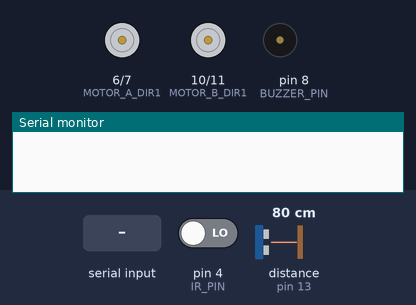
Bench run of a sketch on a simulated Arduino Uno, built with avr-gcc and run on an emulated ATmega328P. Parts: motor-driver pin pairs drawn as motors (green arrow = first pin HIGH = forward, orange = second pin HIGH = backward, longer = more drive, scaled by the enable pin), buzzer (waves = sounding), the last lines printed to the serial monitor. The inputs (shaded band) are chosen by the test bench; at power-on: pin 4 (IR_PIN) LOW, distance to the obstacle (sensor on pin 13) 80 cm. The echo pulse lasts 58.3 µs per cm.

Above: at 1.2 s.
1.3 s: "l\n" received over the second serial link
At 2.7 s:
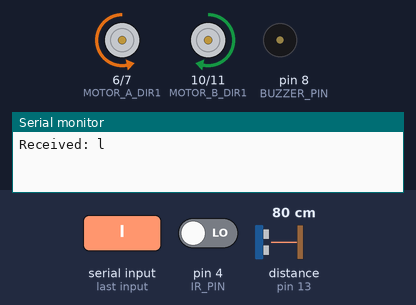
3.8 s: "R\n" received over the second serial link
At 5.2 s:
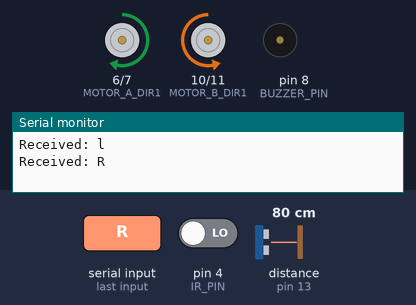
6.3 s: "S\n" received over the second serial link
At 8.5 s:
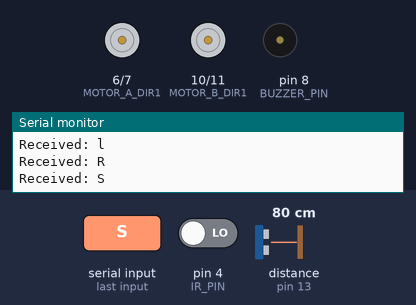
8.8 s: "F\n" received over the second serial link
At 9.99 s:
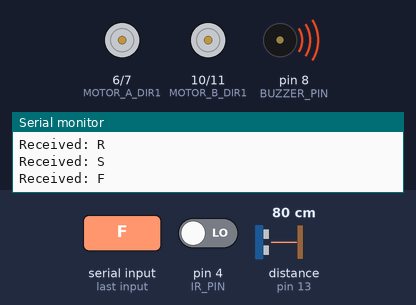
11.6 s: "B\n" received over the second serial link
At 13.1 s:
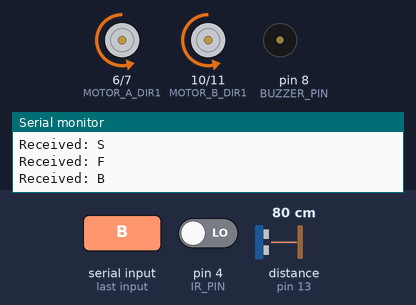
14.1 s: "s\n" received over the second serial link
At 16.0 s:
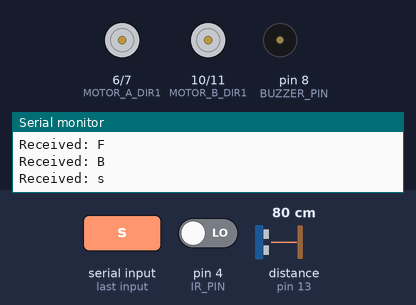
Timing chart, 0 to 17.5 s (numbered marks = the images above; inputs shaded):
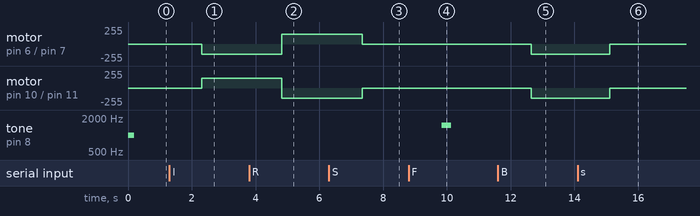

The sketch:

9_bluetooth_robot.ino
```cpp
#include <SoftwareSerial.h>
SoftwareSerial bluetooth(2, 3);

// L298N pins
const int MOTOR_A_SPEED = 5;
const int MOTOR_A_DIR1 = 6;
const int MOTOR_A_DIR2 = 7;
const int MOTOR_B_SPEED = 9;
const int MOTOR_B_DIR1 = 10;
const int MOTOR_B_DIR2 = 11;

// Sensors
const int TRIG_PIN = 12;
const int ECHO_PIN = 13;
const int IR_PIN = 4;
const int BUZZER_PIN = 8;

// Control variables
int currentSpeed = 150;
String currentAction = "Stopped";
bool obstacleAvoidance = true;

float getUltrasonicDistance() {
    digitalWrite(TRIG_PIN, LOW);
    delayMicroseconds(2);
    digitalWrite(TRIG_PIN, HIGH);
    delayMicroseconds(10);
    digitalWrite(TRIG_PIN, LOW);
    long duration = pulseIn(ECHO_PIN, HIGH, 30000);
    return duration ? (duration * 0.034) / 2 : 999;
}

bool detectObstacle() {
    float distance = getUltrasonicDistance();
    bool irBlock = !digitalRead(IR_PIN);
    return (distance < 20 || irBlock);
}

void checkObstacles() {
    if (detectObstacle()) {
        stopMotors();
        bluetooth.println("Auto-stop: Obstacle detected!");
        tone(BUZZER_PIN, 2000, 200);
    }
}

void moveForward() {
    currentAction = "Forward";
    analogWrite(MOTOR_A_SPEED, currentSpeed);
    analogWrite(MOTOR_B_SPEED, currentSpeed);
    digitalWrite(MOTOR_A_DIR1, HIGH);
    digitalWrite(MOTOR_A_DIR2, LOW);
    digitalWrite(MOTOR_B_DIR1, HIGH);
    digitalWrite(MOTOR_B_DIR2, LOW);
}

void moveBackward() {
    currentAction = "Backward";
    analogWrite(MOTOR_A_SPEED, currentSpeed);
    analogWrite(MOTOR_B_SPEED, currentSpeed);
    digitalWrite(MOTOR_A_DIR1, LOW);
    digitalWrite(MOTOR_A_DIR2, HIGH);
    digitalWrite(MOTOR_B_DIR1, LOW);
    digitalWrite(MOTOR_B_DIR2, HIGH);
}

void turnLeft() {
    currentAction = "Left Turn";
    analogWrite(MOTOR_A_SPEED, currentSpeed);
    analogWrite(MOTOR_B_SPEED, currentSpeed);
    digitalWrite(MOTOR_A_DIR1, LOW);
    digitalWrite(MOTOR_A_DIR2, HIGH);
    digitalWrite(MOTOR_B_DIR1, HIGH);
    digitalWrite(MOTOR_B_DIR2, LOW);
}

void turnRight() {
    currentAction = "Right Turn";
    analogWrite(MOTOR_A_SPEED, currentSpeed);
    analogWrite(MOTOR_B_SPEED, currentSpeed);
    digitalWrite(MOTOR_A_DIR1, HIGH);
    digitalWrite(MOTOR_A_DIR2, LOW);
    digitalWrite(MOTOR_B_DIR1, LOW);
    digitalWrite(MOTOR_B_DIR2, HIGH);
}

void stopMotors() {
    currentAction = "Stopped";
    analogWrite(MOTOR_A_SPEED, 0);
    analogWrite(MOTOR_B_SPEED, 0);
}

void setSpeed(int newSpeed) {
    if (newSpeed >= 50 && newSpeed <= 255) {
        currentSpeed = newSpeed;
        bluetooth.print("Speed set to: ");
        bluetooth.println(currentSpeed);
        if (currentSpeed < 100) {
            bluetooth.println("Slow mode");
        } else if (currentSpeed < 180) {
            bluetooth.println("Normal speed");
        } else {
            bluetooth.println("High speed");
        }
    } else {
        bluetooth.println("Invalid speed! Use 50-255");
    }
}

void sendStatus() {
    bluetooth.println("=== ROBOT STATUS ===");
    bluetooth.print("Speed: ");
    bluetooth.print(currentSpeed);
    bluetooth.println("/255");
    bluetooth.print("Action: ");
    bluetooth.println(currentAction);
    bluetooth.print("Safety: ");
    bluetooth.println(obstacleAvoidance ? "ON" : "OFF");
    bluetooth.print("Front distance: ");
    bluetooth.print(getUltrasonicDistance());
    bluetooth.println(" cm");
    bluetooth.print("Uptime: ");
    bluetooth.print(millis() / 1000);
    bluetooth.println(" s");
}

void processCommand(String cmd) {
    Serial.print("Received: ");
    Serial.println(cmd);
    if (cmd.length() == 1) {
        char c = cmd.charAt(0);
        switch(c) {
            case 'F': case 'f':
                if (obstacleAvoidance && detectObstacle()) {
                    bluetooth.println("Path blocked! Cannot move forward.");
                    tone(BUZZER_PIN, 1500, 300);
                } else {
                    moveForward();
                    bluetooth.println("Moving Forward");
                }
                break;
            case 'B': case 'b':
                moveBackward();
                bluetooth.println("Moving Backward");
                break;
            case 'L': case 'l':
                turnLeft();
                bluetooth.println("Turning Left");
                break;
            case 'R': case 'r':
                turnRight();
                bluetooth.println("Turning Right");
                break;
            case 'S': case 's':
                stopMotors();
                bluetooth.println("Stopped");
                break;
            case 'A': case 'a':
                obstacleAvoidance = !obstacleAvoidance;
                bluetooth.print("Obstacle avoidance: ");
                bluetooth.println(obstacleAvoidance ? "ON" : "OFF");
                break;
            case '?':
                sendStatus();
                break;
        }
    } else if (cmd.startsWith("V") || cmd.startsWith("v")) {
        int newSpeed = cmd.substring(1).toInt();
        setSpeed(newSpeed);
    }
}

void setup() {
    Serial.begin(9600);
    bluetooth.begin(9600);
    pinMode(MOTOR_A_SPEED, OUTPUT);
    pinMode(MOTOR_A_DIR1, OUTPUT);
    pinMode(MOTOR_A_DIR2, OUTPUT);
    pinMode(MOTOR_B_SPEED, OUTPUT);
    pinMode(MOTOR_B_DIR1, OUTPUT);
    pinMode(MOTOR_B_DIR2, OUTPUT);
    pinMode(TRIG_PIN, OUTPUT);
    pinMode(ECHO_PIN, INPUT);
    pinMode(IR_PIN, INPUT);
    pinMode(BUZZER_PIN, OUTPUT);
    stopMotors();
    tone(BUZZER_PIN, 1000, 200);
    bluetooth.println("Connected to Smart Robot");
    bluetooth.println("Commands: F,B,L,R,S,V###,A,?");
}

void loop() {
    if (bluetooth.available()) {
        String command = bluetooth.readStringUntil('\\n');
        command.trim();
        processCommand(command);
    }
    if (obstacleAvoidance && currentAction == "Forward") {
        checkObstacles();
    }
    delay(50);
}
```

Measured:
- after the input at 1.3 s, motor on pin 6 (MOTOR_A_DIR1) / pin 7 (MOTOR_A_DIR2): stopped → backward 150/255 after 1.0 s; motor on pin 10 (MOTOR_B_DIR1) / pin 11 (MOTOR_B_DIR2): stopped → forward 150/255 after 1.0 s
- after the input at 3.8 s, motor on pin 6 (MOTOR_A_DIR1) / pin 7 (MOTOR_A_DIR2): backward 150/255 → forward 150/255 after 1.0 s; motor on pin 10 (MOTOR_B_DIR1) / pin 11 (MOTOR_B_DIR2): forward 150/255 → backward 150/255 after 1.0 s
- after the input at 6.3 s, motor on pin 6 (MOTOR_A_DIR1) / pin 7 (MOTOR_A_DIR2): forward 150/255 → stopped after 1.0 s; motor on pin 10 (MOTOR_B_DIR1) / pin 11 (MOTOR_B_DIR2): backward 150/255 → stopped after 1.0 s
- after the input at 8.8 s, tone on pin 8 (BUZZER_PIN): silent → 1500 Hz after 1.0 s, → silent 0.30 s later
- after the input at 11.6 s, motor on pin 6 (MOTOR_A_DIR1) / pin 7 (MOTOR_A_DIR2), motor on pin 10 (MOTOR_B_DIR1) / pin 11 (MOTOR_B_DIR2): stopped → backward 150/255 after 1.0 s
- after the input at 14.1 s, motor on pin 6 (MOTOR_A_DIR1) / pin 7 (MOTOR_A_DIR2), motor on pin 10 (MOTOR_B_DIR1) / pin 11 (MOTOR_B_DIR2): backward 150/255 → stopped after 1.0 s
